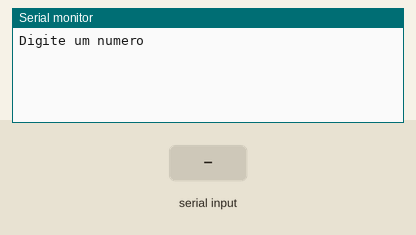
This sketch was run on a simulated Arduino Uno, built with avr-gcc and run on an emulated ATmega328P. On the bench: the last lines printed to the serial monitor. The inputs (shaded band) are chosen by the test bench.

Above: at 1.2 s.
1.3 s: "90,45\n" received over Serial
At 2.1 s:
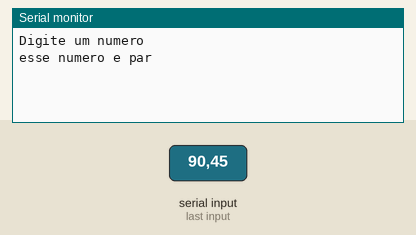
At 2.9 s:
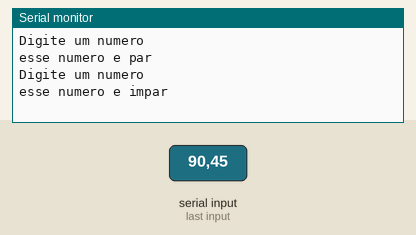

The sketch:

if_simples_e_composto_ex051.ino
```cpp
// C++ code
//Faça um programa que receba um número do usuário e informe se
//este número é par ou ímpar.

int numero = 0;

void setup()
{ Serial.begin(9600);
}

void loop()
{
	Serial.println("Digite um numero");
	while (!Serial.available());
	numero = Serial.parseFloat();

  if ( numero % 2==0){
    Serial.println("esse numero e par");
    Serial.println();
  }
    else {
   Serial.println("esse numero e impar");
      Serial.println();
    }


  delay(1000);}
```

Measured:
- after the input at 1.3 s, the serial monitor: prints a new line at once (image 1)
